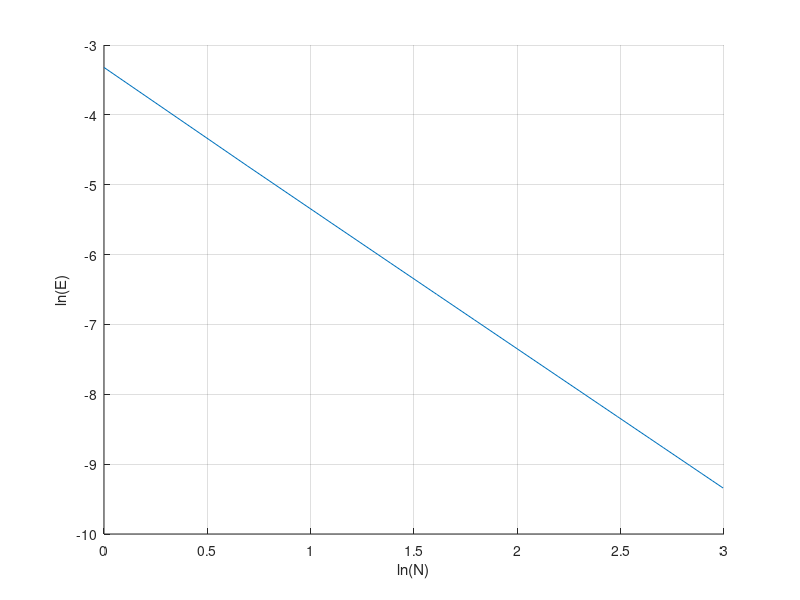
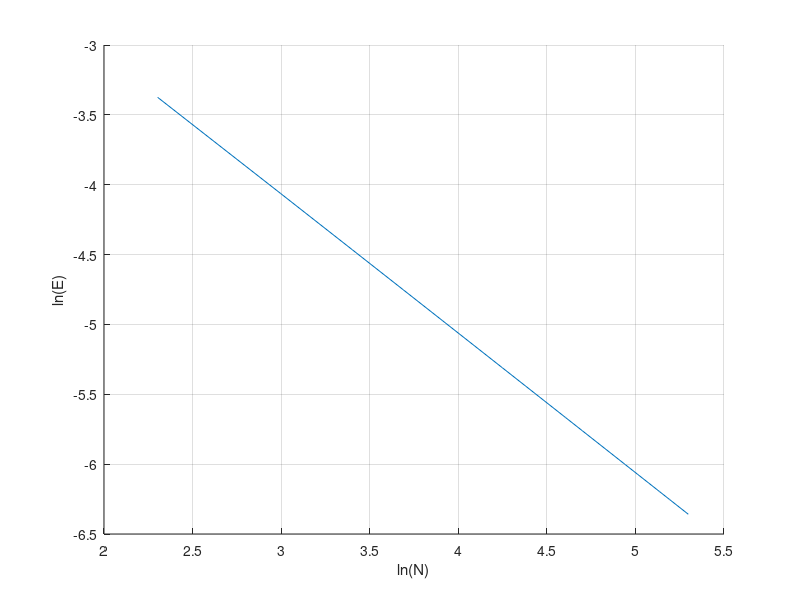
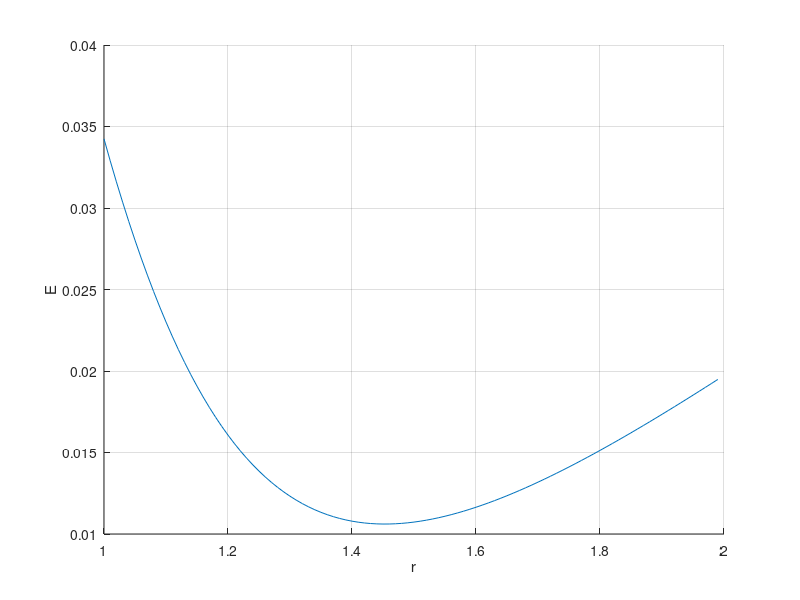

Source code (MATLAB) for these figures, in order:
close all;

data = csvread('q4a.csv', 1, 0);
segments = data(:, 1);
error = data(:, 2);

disp(mean(diff(log(error)) ./ diff(log(segments))));

hold on;

plot(log(segments), log(error));
xlabel('ln(N)');
ylabel('ln(E)');
grid on;

saveas(gcf, 'q4a.eps', 'epsc');

figure;

data = csvread('q4b.csv', 1, 0);
segments = data(:, 1);
error = data(:, 2);

disp(mean(diff(log(error)) ./ diff(log(segments))));

hold on;

plot(log(segments), log(error));
xlabel('ln(N)');
ylabel('ln(E)');
grid on;

saveas(gcf, 'q4b.eps', 'epsc');

figure;

data = csvread('q4c.csv', 1, 0);
r = data(:, 1);
error = data(:, 3);

hold on;

plot(r, error);
xlabel('r');
ylabel('E');
grid on;

saveas(gcf, 'q4c.eps', 'epsc');
